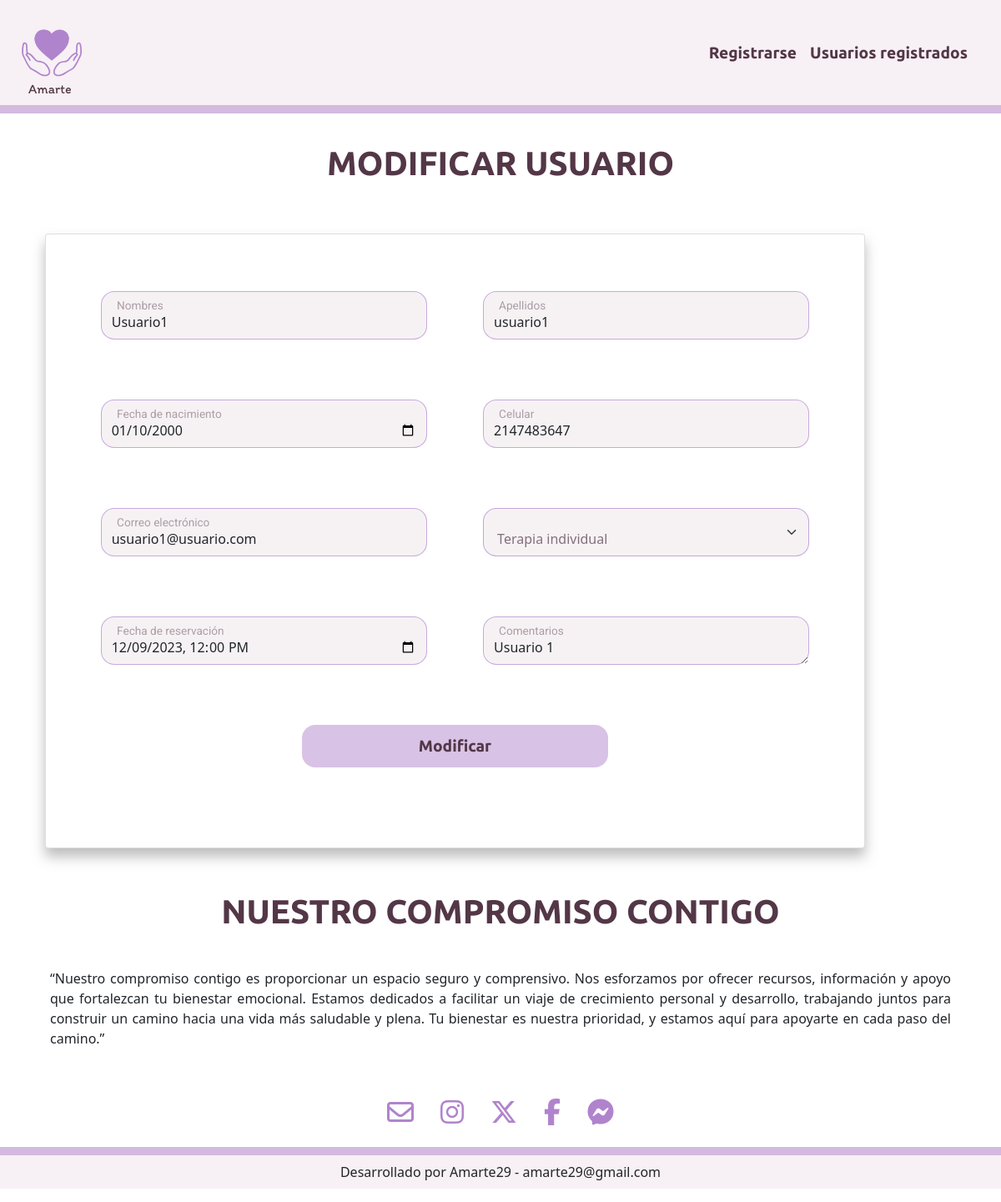
The page /Usuario/modify.php?id=8 on the database its author committed.
### tables this page shows
CREATE TABLE `usuarios` (
  `id` int(11) NOT NULL,
  `nombres` varchar(50) NOT NULL,
  `apellidos` varchar(50) NOT NULL,
  `fecha_nacimiento` date NOT NULL,
  `celular` int(100) NOT NULL,
  `correo` varchar(100) NOT NULL,
  `tipo_terapia` varchar(50) NOT NULL,
  `fecha_hora` datetime NOT NULL,
  `comentarios` text DEFAULT NULL,
  `fecha_creacion` timestamp NOT NULL DEFAULT current_timestamp()
);

### Usuario/Usuario.php (called while the page is built, shortened)
<?php
include("../config/Database.php");
class Usuario
{
  public $connection;
  public function __construct()
  {
    $db = new Database();
    $this->connection = $db->connectToDatabase();
  }
  function getOne($id)
  {
    $sql = "SELECT * FROM usuarios where id = $id";
    return mysqli_query($this->connection, $sql);
  }
}
?>

### config/Database.php (called while the page is built, shortened)
<?php
class Database{
  public $host = 'localhost';
  public $user = 'root';
  public $pass = '';
  public $db = 'amarte';
  function connectToDatabase(){
    $this->connection = mysqli_connect($this->host, $this->user, $this->pass, $this->db);
    return $this->connection;
  }
}
?>

### Usuario/modify.php (the view, shortened to what this page needs)
<?php
include("Usuario.php");
$usuario = new Usuario();
$dataUsuario = mysqli_fetch_object($usuario->getOne($_GET['id']));
$dateNacimiento = new DateTime($dataUsuario->fecha_nacimiento);
$dateSesion = new DateTime($dataUsuario->fecha_hora);
?>
<!DOCTYPE html>
<html lang="en">
<head>
  <link href="https://cdn.jsdelivr.net/npm/bootstrap@5.0.2/dist/css/bootstrap.min.css" rel="stylesheet"
 />
  <link rel="stylesheet" href="https://cdnjs.cloudflare.com/ajax/libs/font-awesome/6.4.2/css/all.min.css"
 />
  <link rel="stylesheet" href="<?= ROOT . "styles/index.css" ?>">
  <link rel="stylesheet" href="https://cdnjs.cloudflare.com/ajax/libs/font-awesome/6.4.2/css/all.min.css"
 />
  <link rel="stylesheet" href="<? ROOT . 'styles/index.css' ?>" />
</head>
<body>
  <?php include("../components/header.php") ?>
  <main>
    <div class="container">
      <div class="row">
        <h1 class="title__section">Modificar usuario</h1>
      </div>
      <div class="row">
        <div class="col">
          <form class="card" method="POST">
            <div class="row">
              <div class="containerInput col-sm-12 col-md-12 col-lg-6 form-floating">
                <input type="text" placeholder="Nombres del usuario" name="nombres" id="nombres" class="form-control"
                  value="<?= $dataUsuario->nombres ?>">
                <label for="nombres">
                  Nombres
                </label>
              </div>
              <div class="containerInput col-sm-12 col-md-12 col-lg-6 form-floating">
                <input type="text" placeholder="Apellidos del usuario" name="apellidos" id="apellidos"
                  class="form-control" value="<?= $dataUsuario->apellidos ?>">
                <label for="nombres">
                  Apellidos
                </label>
              </div>
            </div>
            <div class="row">
              <div class="containerInput col-sm-12 col-md-12 col-lg-6 form-floating">
                <input type="date" name="fecha_nacimiento" id="fecha_nacimiento" class="form-control"
                  placeholder="Fecha" value="<?= $dateNacimiento->format('Y-m-d') ?>">
                <label for="apellidos">
                  Fecha de nacimiento
                </label>
              </div>
              <div class="containerInput col-sm-12 col-md-12 col-lg-6 form-floating">
                <input type="number" placeholder="Celular del usuario" name="celular" id="celular" class="form-control"
                  value="<?= $dataUsuario->celular ?>">
                <label for="celular">
                  Celular
                </label>
              </div>
            </div>
            <div class="row">
              <div class="containerInput col-sm-12 col-md-12 col-lg-6 form-floating">
                <input type="email" placeholder="Correo@gmail.com" name="correo" id="correo" class="form-control"
                  value="<?= $dataUsuario->correo ?>">
                <label for="correo">
                  Correo electrónico
                </label>
              </div>
              <div class="containerInput col-sm-12 col-md-12 col-lg-6 form-floating">
                <select name="tipo_terapia" id="tipo_terapia" class="form-select">
                  <option value="Individual" <?php echo ($dataUsuario->tipo_terapia === 'Individual' ? 'selected' : '') ?>>
                    Terapia
                    individual</option>
                </select>
              </div>
            </div>
            <div class="row">
              <div class="containerInput col-sm-12 col-md-12 col-lg-6 form-floating">
                <input type="datetime-local" placeholder="Fecha y hora" name="fecha_hora" id="fecha_hora"
                  class="form-control" value="<?= $dateSesion->format('Y-m-d\TH:i') ?>">
                <label for="fecha_hora">
                  Fecha de reservación
                </label>
              </div>
              <div class="containerInput col-sm-12 col-md-12 col-lg-6 form-floating">
                <textarea placeholder="Comentarios" name="comentarios" id="comentarios"
                  class="form-control"><?= $dataUsuario->comentarios ?></textarea>
                <label for="comentarios">
                  Comentarios
                </label>
              </div>
            </div>
            <div class="row">
              <button type="submit" name="Modificar" id="modificar" class="btn btn-success">Modificar</button>
            </div>
          </form>
        </div>
      </div>
    </div>
  </main>
  <?php include("../components/footer.php") ?>
</body>
</html>

### styles/index.css (style rules this page uses)
.row { margin: 3vw 0; }
.title__section { text-transform: uppercase; text-align: center; font-family: "Ubuntu", sans-serif; color: #533747; font-weight: bold; font-size: 2.5rem; }
.card { margin: 1rem 0; padding: 0; box-shadow: 0px 10px 15px rgba(124, 124, 124, 0.5); width: 90%; padding: 2rem; }
form.card div.row:last-child { margin-bottom: 4rem; }
form.card label { margin-left: 2.5rem; color: rgba(84, 56, 72, 0.7); font-family: "Roboto", sans-serif; }
form.card .containerInput { display: flex; align-items: center; justify-content: center; }
form.card input { width: 90%; border-radius: 1rem; background-color: rgb(237, 230, 233, 0.5); border: 1px solid rgb(177, 133, 204, 0.7); }
form.card textarea { width: 90%; border-radius: 1rem; background-color: rgb(237, 230, 233, 0.5); border: 1px solid rgb(177, 133, 204, 0.7); }
form.card select { width: 90%; color: rgba(84, 56, 72, 0.7); border-radius: 1rem; padding: 1rem; padding-bottom: 16px; background-color: rgb(237, 230, 233, 0.5); border: 1px solid rgb(177, 133, 204, 0.7); text-transform: translateY(1rem); }
form.card select option { color:rgba(84, 56, 72, 0.7); font-family: "Roboto", sans-serif; }
form.card button.btn { margin: auto; width: 40%; height: 3.2rem; background-color: rgba(177, 133, 204, 0.5); border: 1px solid transparent; color: #533747; font-family: "Ubuntu", sans-serif; font-weight: 700; font-size: 1.2rem; border-radius: 1rem; }
form.card .row:last-of-type { margin-bottom: 7rem; }

### rows shown on the page
usuarios: nombres "Usuario1", apellidos "usuario1", fecha_nacimiento "01/10/2000", celular "2147483647", correo "usuario1@usuario.com", tipo_terapia "Terapia individual", fecha_hora "12/09/2023 12:00", comentarios "Usuario 1"
